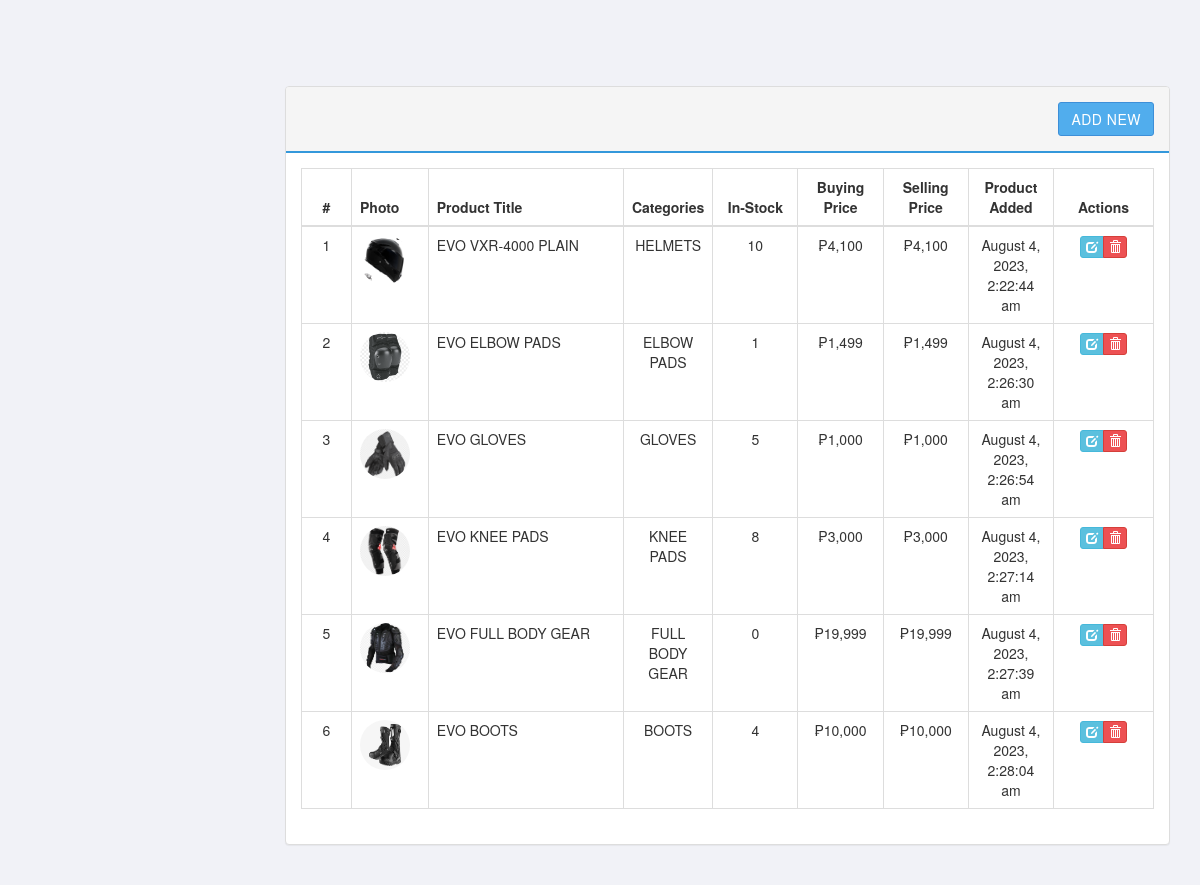
The page /product.php on the database its author committed.
### tables this page shows
CREATE TABLE `products` (
  `id` int(11) UNSIGNED NOT NULL,
  `name` varchar(255) NOT NULL,
  `quantity` varchar(50) DEFAULT NULL,
  `buy_price` decimal(25,2) DEFAULT NULL,
  `sale_price` decimal(25,2) NOT NULL,
  `categorie_id` int(11) UNSIGNED NOT NULL,
  `media_id` int(11) DEFAULT 0,
  `date` datetime NOT NULL
);

CREATE TABLE `media` (
  `id` int(11) UNSIGNED NOT NULL,
  `file_name` varchar(255) NOT NULL,
  `file_type` varchar(100) NOT NULL
);

CREATE TABLE `categories` (
  `id` int(11) UNSIGNED NOT NULL,
  `name` varchar(60) NOT NULL
);

### includes/sql.php (called while the page is built, shortened)
<?php
  require_once('includes/load.php');
function find_by_sql($sql)
{
  global $db;
  $result = $db->query($sql);
  $result_set = $db->while_loop($result);
 return $result_set;
}
  function join_product_table(){
     $sql  =" SELECT p.id,p.name,p.quantity,p.buy_price,p.sale_price,p.media_id,p.date,c.name";
    $sql  .=" AS categorie,m.file_name AS image";
    $sql  .=" FROM products p";
    $sql  .=" LEFT JOIN categories c ON c.id = p.categorie_id";
    $sql  .=" LEFT JOIN media m ON m.id = p.media_id";
    $sql  .=" ORDER BY p.id ASC";
    return find_by_sql($sql);
   }
?>

### includes/database.php (called while the page is built, shortened)
<?php
class MySqli_DB {
    private $con;
    public $query_id;
public function db_connect()
{
  $this->con = mysqli_connect(DB_HOST,DB_USER,DB_PASS);
  if(!$this->con)
         {
           die(" Database connection failed:". mysqli_connect_error());
         } else {
           $select_db = $this->con->select_db(DB_NAME);
         }
}
public function query($sql)
   {
      if (trim($sql != "")) {
          $this->query_id = $this->con->query($sql);
      }
       return $this->query_id;
   }
public function fetch_array($statement)
{
  return mysqli_fetch_array($statement);
}
public function while_loop($loop){
   $results = array();
   while ($result = $this->fetch_array($loop)) {
      $results[] = $result;
   }
 return $results;
}
}
$db = new MySqli_DB();
?>

### includes/functions.php (called while the page is built, shortened)
<?php
function remove_junk($str){
  $str = nl2br($str);
  $str = htmlspecialchars(strip_tags($str, ENT_QUOTES));
  return $str;
}
function read_date($str){
     if($str)
      return date('F j, Y, g:i:s a', strtotime($str));
     else
      return null;
  }
function count_id(){
  static $count = 1;
  return $count++;
}
?>

### product.php (the view, shortened to what this page needs)
<?php
  $products = join_product_table();
?>
<?php include_once('layouts/header.php'); ?>
  <div class="row">
     <div class="col-md-12">
     </div>
    <div class="col-md-12">
      <div class="panel panel-default">
        <div class="panel-heading clearfix">
         <div class="pull-right">
           <a href="add_product.php" class="btn btn-primary">Add New</a>
         </div>
        </div>
        <div class="panel-body">
          <table class="table table-bordered">
            <thead>
              <tr>
                <th class="text-center" style="width: 50px;">#</th>
                <th> Photo</th>
                <th> Product Title </th>
                <th class="text-center" style="width: 10%;"> Categories </th>
                <th class="text-center" style="width: 10%;"> In-Stock </th>
                <th class="text-center" style="width: 10%;"> Buying Price </th>
                <th class="text-center" style="width: 10%;"> Selling Price </th>
                <th class="text-center" style="width: 10%;"> Product Added </th>
                <th class="text-center" style="width: 100px;"> Actions </th>
              </tr>
            </thead>
            <tbody>
              <?php foreach ($products as $product):?>
              <tr>
                <td class="text-center"><?php echo count_id();?></td>
                <td>
                  <?php if($product['media_id'] === '0'): ?>
                    <img class="img-avatar img-circle" src="uploads/products/no_image.png" alt="">
                  <?php else: ?>
                  <img class="img-avatar img-circle" src="uploads/products/<?php echo $product['image']; ?>" alt="">
                <?php endif; ?>
                </td>
                <td> <?php echo remove_junk($product['name']); ?></td>
                <td class="text-center"> <?php echo remove_junk($product['categorie']); ?></td>
                <td class="text-center"> <?php echo remove_junk($product['quantity']); ?></td>
                <td class="text-center"> ₱<?php echo remove_junk(number_format($product['buy_price']), 2); ?></td>
                <td class="text-center"> ₱<?php echo remove_junk(number_format($product['sale_price']), 2); ?></td>
                <td class="text-center"> <?php echo read_date($product['date']); ?></td>
                <td class="text-center">
                  <div class="btn-group">
                    <a href="edit_product.php?id=<?php echo (int)$product['id'];?>" class="btn btn-info btn-xs"  title="Edit" data-toggle="tooltip">
                      <span class="glyphicon glyphicon-edit"></span>
                    </a>
                    <a href="delete_product.php?id=<?php echo (int)$product['id'];?>" class="btn btn-danger btn-xs"  title="Delete" data-toggle="tooltip">
                      <span class="glyphicon glyphicon-trash"></span>
                    </a>
                  </div>
                </td>
              </tr>
             <?php endforeach; ?>
            </tbody>
        </div>
      </div>
    </div>
  </div>
  <?php include_once('layouts/footer.php'); ?>

### layouts/header.php (shortened to what this page needs)
<!DOCTYPE html>
  <html lang="en">
    <head>
    <link rel="stylesheet" href="https://maxcdn.bootstrapcdn.com/bootstrap/3.3.4/css/bootstrap.min.css"/>
    <link rel="stylesheet" href="//cdnjs.cloudflare.com/ajax/libs/bootstrap-datepicker/1.3.0/css/datepicker3.min.css" />
    <link rel="stylesheet" href="libs/css/main.css" />
  </head>
  <body>
<div class="page">
  <div class="container-fluid">

### layouts/footer.php (shortened to what this page needs)
     </div>
    </div>
  </body>
</html>

### libs/css/main.css (style rules this page uses)
body { font-family: 'Helvetica Neue', Helvetica, Arial, sans-serif; font-weight: 400; overflow-x: hidden; overflow-y: auto; background: #f1f2f7; height: 100%; width: 100%; }
a { color #777; text-decoration: none; }
.page { position: relative; display: block; top: 50px; left: 0; padding: 35px 15px 20px 270px; }
.panel-default >.panel-heading { background-color: #f5f5f5; border-bottom: 2px solid #3498DB; font-size: 15px; text-transform: uppercase; letter-spacing: .5px; padding: 15px; }
.btn { border-radius: 3px; -webkit-transition: all 300ms ease-in-out; -moz-transition: all 300ms ease-in-out; transition: all 300ms ease-in-out; }
.btn-primary { color: #fff; background-color: #51aded; border-color: #3d8fd8 }
.btn-danger { background-color: #ed5153 }
.img-avatar { width: 50px; height: 50px; }

### rows shown on the page
products: count_id "1", media.file_name (picture), name "EVO VXR-4000 PLAIN", categorie.name "HELMETS", quantity "10", buy_price "4,100", sale_price "4,100", date "August 4, 2023, 2:22:44 am"
products: count_id "2", media.file_name (picture), name "EVO ELBOW PADS", categorie.name "ELBOW PADS", quantity "1", buy_price "1,499", sale_price "1,499", date "August 4, 2023, 2:26:30 am"
products: count_id "3", media.file_name (picture), name "EVO GLOVES", categorie.name "GLOVES", quantity "5", buy_price "1,000", sale_price "1,000", date "August 4, 2023, 2:26:54 am"
products: count_id "4", media.file_name (picture), name "EVO KNEE PADS", categorie.name "KNEE PADS", quantity "8", buy_price "3,000", sale_price "3,000", date "August 4, 2023, 2:27:14 am"
products: count_id "5", media.file_name (picture), name "EVO FULL BODY GEAR", categorie.name "FULL BODY GEAR", quantity "0", buy_price "19,999", sale_price "19,999", date "August 4, 2023, 2:27:39 am"
products: count_id "6", media.file_name (picture), name "EVO BOOTS", categorie.name "BOOTS", quantity "4", buy_price "10,000", sale_price "10,000", date "August 4, 2023, 2:28:04 am"
